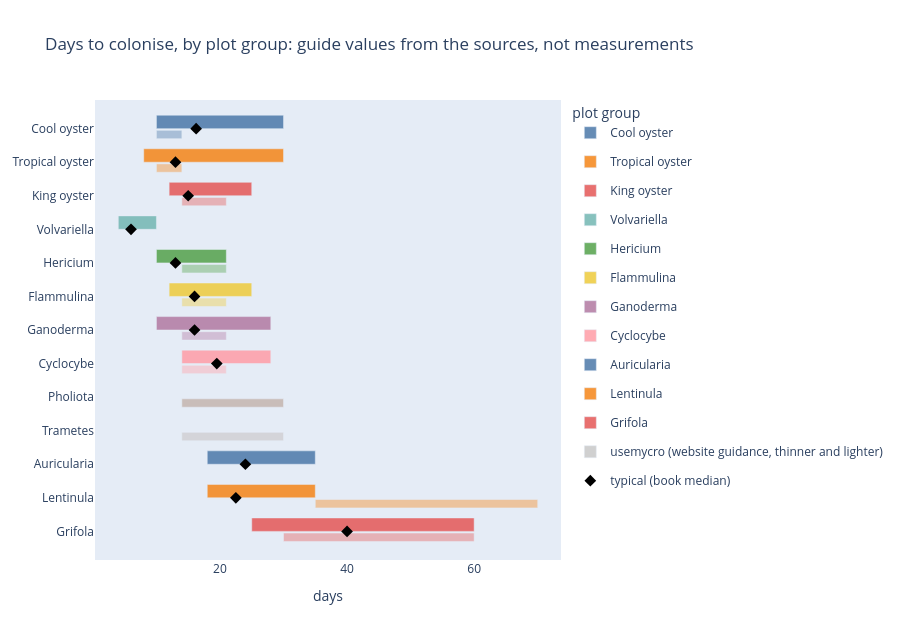

The code cell stored with this chart in its notebook:
### Markdown cell above
## 1. Range bars: days to colonise

One row per `plot_group` (oyster groups first). The dark bar runs from the lowest `days_min` to the highest `days_max` of the book rows in that group, and the diamond marks the median `days_typ`. The thinner, lighter bar beside it is the same for the usemycro rows. **These are guide values from the sources, not measurements.**

### Code cell
GROUP_ORDER = OYSTER_GROUPS + sorted((g for g in tidy["plot_group"].unique() if g not in OYSTER_GROUPS),
                                     key=lambda g: tidy.loc[tidy["plot_group"] == g, ["days_min", "days_max"]].stack().mean())
palette = px.colors.qualitative.T10
GROUP_COLOURS_BARS = {g: palette[i % len(palette)] for i, g in enumerate(GROUP_ORDER)}

fig = go.Figure()
for src_name, width, offset, alpha in [("book", 0.4, -0.4, 0.85), ("usemycro", 0.25, 0.05, 0.4)]:
    for g in GROUP_ORDER:
        sub = tidy[(tidy["plot_group"] == g) & (tidy["source_group"] == src_name)]
        if sub.empty:
            continue
        lo, hi = sub["days_min"].min(), sub["days_max"].max()
        fig.add_bar(y=[g], x=[hi - lo], base=[lo], orientation="h", width=width, offset=offset,
                    marker_color=with_alpha(GROUP_COLOURS_BARS[g], alpha), showlegend=(src_name == "book"),
                    name=g, legendgroup=g if src_name == "book" else None,
                    customdata=[[src_name, len(sub), lo, hi]],
                    hovertemplate="%{y} (%{customdata[0]}, %{customdata[1]} rows)<br>%{customdata[2]:.0f} to %{customdata[3]:.0f} days<extra></extra>")
fig.add_bar(y=[None], x=[None], name="usemycro (website guidance, thinner and lighter)", marker_color="rgba(120,120,120,0.35)")
typ = df.groupby("plot_group")["days_typ"].median().reindex(GROUP_ORDER).dropna()
fig.add_scatter(y=typ.index, x=typ.values, mode="markers", name="typical (book median)",
                marker=dict(symbol="diamond", size=9, color="black"), hoverinfo="skip")
fig.update_yaxes(categoryorder="array", categoryarray=GROUP_ORDER, autorange="reversed")
fig.update_layout(title="Days to colonise, by plot group: guide values from the sources, not measurements",
                  xaxis_title="days", height=640, barmode="overlay", legend_title="plot group")
fig.show()

### Figure 1 — Plotly figure (JSON) as saved in the notebook; plotly's stock layout.template omitted (floating-point values rounded to 4 significant figures)
{"data": [{"base": [10], "customdata": [["book", 6, 10, 30]], "hovertemplate": "%{y} (%{customdata[0]}, %{customdata[1]} rows)<br>%{customdata[2]:.0f} to %{customdata[3]:.0f} days<extra></extra>", "legendgroup": "Cool oyster", "marker": {"color": "rgba(76,120,168,0.85)"}, "name": "Cool oyster", "offset": -0.4, "orientation": "h", "showlegend": true, "type": "bar", "width": 0.4, "x": [20], "y": ["Cool oyster"]}, {"base": [8], "customdata": [["book", 3, 8, 30]], "hovertemplate": "%{y} (%{customdata[0]}, %{customdata[1]} rows)<br>%{customdata[2]:.0f} to %{customdata[3]:.0f} days<extra></extra>", "legendgroup": "Tropical oyster", "marker": {"color": "rgba(245,133,24,0.85)"}, "name": "Tropical oyster", "offset": -0.4, "orientation": "h", "showlegend": true, "type": "bar", "width": 0.4, "x": [22], "y": ["Tropical oyster"]}, {"base": [12], "customdata": [["book", 1, 12, 25]], "hovertemplate": "%{y} (%{customdata[0]}, %{customdata[1]} rows)<br>%{customdata[2]:.0f} to %{customdata[3]:.0f} days<extra></extra>", "legendgroup": "King oyster", "marker": {"color": "rgba(228,87,86,0.85)"}, "name": "King oyster", "offset": -0.4, "orientation": "h", "showlegend": true, "type": "bar", "width": 0.4, "x": [13], "y": ["King oyster"]}, {"base": [4], "customdata": [["book", 1, 4, 10]], "hovertemplate": "%{y} (%{customdata[0]}, %{customdata[1]} rows)<br>%{customdata[2]:.0f} to %{customdata[3]:.0f} days<extra></extra>", "legendgroup": "Volvariella", "marker": {"color": "rgba(114,183,178,0.85)"}, "name": "Volvariella", "offset": -0.4, "orientation": "h", "showlegend": true, "type": "bar", "width": 0.4, "x": [6], "y": ["Volvariella"]}, {"base": [10], "customdata": [["book", 1, 10, 21]], "hovertemplate": "%{y} (%{customdata[0]}, %{customdata[1]} rows)<br>%{customdata[2]:.0f} to %{customdata[3]:.0f} days<extra></extra>", "legendgroup": "Hericium", "marker": {"color": "rgba(84,162,75,0.85)"}, "name": "Hericium", "offset": -0.4, "orientation": "h", "showlegend": true, "type": "bar", "width": 0.4, "x": [11], "y": ["Hericium"]}, {"base": [12], "customdata": [["book", 1, 12, 25]], "hovertemplate": "%{y} (%{customdata[0]}, %{customdata[1]} rows)<br>%{customdata[2]:.0f} to %{customdata[3]:.0f} days<extra></extra>", "legendgroup": "Flammulina", "marker": {"color": "rgba(238,202,59,0.85)"}, "name": "Flammulina", "offset": -0.4, "orientation": "h", "showlegend": true, "type": "bar", "width": 0.4, "x": [13], "y": ["Flammulina"]}, {"base": [10], "customdata": [["book", 1, 10, 28]], "hovertemplate": "%{y} (%{customdata[0]}, %{customdata[1]} rows)<br>%{customdata[2]:.0f} to %{customdata[3]:.0f} days<extra></extra>", "legendgroup": "Ganoderma", "marker": {"color": "rgba(178,121,162,0.85)"}, "name": "Ganoderma", "offset": -0.4, "orientation": "h", "showlegend": true, "type": "bar", "width": 0.4, "x": [18], "y": ["Ganoderma"]}, {"base": [14], "customdata": [["book", 1, 14, 28]], "hovertemplate": "%{y} (%{customdata[0]}, %{customdata[1]} rows)<br>%{customdata[2]:.0f} to %{customdata[3]:.0f} days<extra></extra>", "legendgroup": "Cyclocybe", "marker": {"color": "rgba(255,157,166,0.85)"}, "name": "Cyclocybe", "offset": -0.4, "orientation": "h", "showlegend": true, "type": "bar", "width": 0.4, "x": [14], "y": ["Cyclocybe"]}, {"base": [18], "customdata": [["book", 1, 18, 35]], "hovertemplate": "%{y} (%{customdata[0]}, %{customdata[1]} rows)<br>%{customdata[2]:.0f} to %{customdata[3]:.0f} days<extra></extra>", "legendgroup": "Auricularia", "marker": {"color": "rgba(76,120,168,0.85)"}, "name": "Auricularia", "offset": -0.4, "orientation": "h", "showlegend": true, "type": "bar", "width": 0.4, "x": [17], "y": ["Auricularia"]}, {"base": [18], "customdata": [["book", 1, 18, 35]], "hovertemplate": "%{y} (%{customdata[0]}, %{customdata[1]} rows)<br>%{customdata[2]:.0f} to %{customdata[3]:.0f} days<extra></extra>", "legendgroup": "Lentinula", "marker": {"color": "rgba(245,133,24,0.85)"}, "name": "Lentinula", "offset": -0.4, "orientation": "h", "showlegend": true, "type": "bar", "width": 0.4, "x": [17], "y": ["Lentinula"]}, {"base": [25], "customdata": [["book", 1, 25, 60]], "hovertemplate": "%{y} (%{customdata[0]}, %{customdata[1]} rows)<br>%{customdata[2]:.0f} to %{customdata[3]:.0f} days<extra></extra>", "legendgroup": "Grifola", "marker": {"color": "rgba(228,87,86,0.85)"}, "name": "Grifola", "offset": -0.4, "orientation": "h", "showlegend": true, "type": "bar", "width": 0.4, "x": [35], "y": ["Grifola"]}, {"base": [10], "customdata": [["usemycro", 2, 10, 14]], "hovertemplate": "%{y} (%{customdata[0]}, %{customdata[1]} rows)<br>%{customdata[2]:.0f} to %{customdata[3]:.0f} days<extra></extra>", "marker": {"color": "rgba(76,120,168,0.4)"}, "name": "Cool oyster", "offset": 0.05, "orientation": "h", "showlegend": false, "type": "bar", "width": 0.25, "x": [4], "y": ["Cool oyster"]}, {"base": [10], "customdata": [["usemycro", 2, 10, 14]], "hovertemplate": "%{y} (%{customdata[0]}, %{customdata[1]} rows)<br>%{customdata[2]:.0f} to %{customdata[3]:.0f} days<extra></extra>", "marker": {"color": "rgba(245,133,24,0.4)"}, "name": "Tropical oyster", "offset": 0.05, "orientation": "h", "showlegend": false, "type": "bar", "width": 0.25, "x": [4], "y": ["Tropical oyster"]}, {"base": [14], "customdata": [["usemycro", 1, 14, 21]], "hovertemplate": "%{y} (%{customdata[0]}, %{customdata[1]} rows)<br>%{customdata[2]:.0f} to %{customdata[3]:.0f} days<extra></extra>", "marker": {"color": "rgba(228,87,86,0.4)"}, "name": "King oyster", "offset": 0.05, "orientation": "h", "showlegend": false, "type": "bar", "width": 0.25, "x": [7], "y": ["King oyster"]}, {"base": [14], "customdata": [["usemycro", 1, 14, 21]], "hovertemplate": "%{y} (%{customdata[0]}, %{customdata[1]} rows)<br>%{customdata[2]:.0f} to %{customdata[3]:.0f} days<extra></extra>", "marker": {"color": "rgba(84,162,75,0.4)"}, "name": "Hericium", "offset": 0.05, "orientation": "h", "showlegend": false, "type": "bar", "width": 0.25, "x": [7], "y": ["Hericium"]}, {"base": [14], "customdata": [["usemycro", 1, 14, 21]], "hovertemplate": "%{y} (%{customdata[0]}, %{customdata[1]} rows)<br>%{customdata[2]:.0f} to %{customdata[3]:.0f} days<extra></extra>", "marker": {"color": "rgba(238,202,59,0.4)"}, "name": "Flammulina", "offset": 0.05, "orientation": "h", "showlegend": false, "type": "bar", "width": 0.25, "x": [7], "y": ["Flammulina"]}, {"base": [14], "customdata": [["usemycro", 1, 14, 21]], "hovertemplate": "%{y} (%{customdata[0]}, %{customdata[1]} rows)<br>%{customdata[2]:.0f} to %{customdata[3]:.0f} days<extra></extra>", "marker": {"color": "rgba(178,121,162,0.4)"}, "name": "Ganoderma", "offset": 0.05, "orientation": "h", "showlegend": false, "type": "bar", "width": 0.25, "x": [7], "y": ["Ganoderma"]}, {"base": [14], "customdata": [["usemycro", 1, 14, 21]], "hovertemplate": "%{y} (%{customdata[0]}, %{customdata[1]} rows)<br>%{customdata[2]:.0f} to %{customdata[3]:.0f} days<extra></extra>", "marker": {"color": "rgba(255,157,166,0.4)"}, "name": "Cyclocybe", "offset": 0.05, "orientation": "h", "showlegend": false, "type": "bar", "width": 0.25, "x": [7], "y": ["Cyclocybe"]}, {"base": [14], "customdata": [["usemycro", 2, 14, 30]], "hovertemplate": "%{y} (%{customdata[0]}, %{customdata[1]} rows)<br>%{customdata[2]:.0f} to %{customdata[3]:.0f} days<extra></extra>", "marker": {"color": "rgba(157,117,93,0.4)"}, "name": "Pholiota", "offset": 0.05, "orientation": "h", "showlegend": false, "type": "bar", "width": 0.25, "x": [16], "y": ["Pholiota"]}, {"base": [14], "customdata": [["usemycro", 1, 14, 30]], "hovertemplate": "%{y} (%{customdata[0]}, %{customdata[1]} rows)<br>%{customdata[2]:.0f} to %{customdata[3]:.0f} days<extra></extra>", "marker": {"color": "rgba(186,176,172,0.4)"}, "name": "Trametes", "offset": 0.05, "orientation": "h", "showlegend": false, "type": "bar", "width": 0.25, "x": [16], "y": ["Trametes"]}, {"base": [35], "customdata": [["usemycro", 1, 35, 70]], "hovertemplate": "%{y} (%{customdata[0]}, %{customdata[1]} rows)<br>%{customdata[2]:.0f} to %{customdata[3]:.0f} days<extra></extra>", "marker": {"color": "rgba(245,133,24,0.4)"}, "name": "Lentinula", "offset": 0.05, "orientation": "h", "showlegend": false, "type": "bar", "width": 0.25, "x": [35], "y": ["Lentinula"]}, {"base": [30], "customdata": [["usemycro", 1, 30, 60]], "hovertemplate": "%{y} (%{customdata[0]}, %{customdata[1]} rows)<br>%{customdata[2]:.0f} to %{customdata[3]:.0f} days<extra></extra>", "marker": {"color": "rgba(228,87,86,0.4)"}, "name": "Grifola", "offset": 0.05, "orientation": "h", "showlegend": false, "type": "bar", "width": 0.25, "x": [30], "y": ["Grifola"]}, {"marker": {"color": "rgba(120,120,120,0.35)"}, "name": "usemycro (website guidance, thinner and lighter)", "type": "bar", "x": [null], "y": [null]}, {"hoverinfo": "skip", "marker": {"color": "black", "size": 9, "symbol": "diamond"}, "mode": "markers", "name": "typical (book median)", "type": "scatter", "x": [16.25, 13.0, 15.0, 6.0, 13.0, 16.0, 16.0, 19.5, 24.0, 22.5, 40.0], "y": ["Cool oyster", "Tropical oyster", "King oyster", "Volvariella", "Hericium", "Flammulina", "Ganoderma", "Cyclocybe", "Auricularia", "Lentinula", "Grifola"]}], "layout": {"barmode": "overlay", "height": 640, "legend": {"title": {"text": "plot group"}}, "title": {"text": "Days to colonise, by plot group: guide values from the sources, not measurements"}, "xaxis": {"title": {"text": "days"}}, "yaxis": {"autorange": "reversed", "categoryarray": ["Cool oyster", "Tropical oyster", "King oyster", "Volvariella", "Hericium", "Flammulina", "Ganoderma", "Cyclocybe", "Pholiota", "Trametes", "Auricularia", "Lentinula", "Grifola"], "categoryorder": "array"}}}
